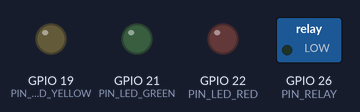
The sketch below on a simulated ESP32. On the bench: switched loads named in the sketch (green lamp = pin HIGH), output pins drawn as LEDs (lit = HIGH). Pins used as bus, display or sensor lines are not drawn; what the sketch prints to the serial monitor is not drawn.

Above: at 0.0 s.
At 0.6 s:
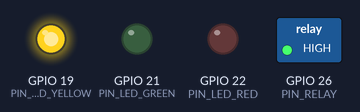
At 4.2 s:
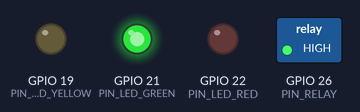
Timing chart, 0 to 5.7 s (numbered marks = the images above):
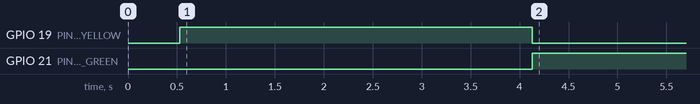

Measured:
- by itself, GPIO 19 (PIN_LED_YELLOW): HIGH → LOW at 4.1 s
- by itself, GPIO 21 (PIN_LED_GREEN): LOW → HIGH at 4.1 s

The sketch:

esp32_cable_fault_system.ino
```cpp
/**
 * ============================================================================
 * PROJECT: ESP32-Based Automated Cable Fault Detection & Localization System
 * ============================================================================
 * Target Microcontroller: ESP32 Dev Board (ESP-WROOM-32 / NodeMCU-32S)
 * Author: Electrical & Electronics Engineering Project Team
 * Reference Schematic: power electronics.jpeg
 * Reference Presentation: presentation_v2.pptx
 *
 * Hardware Pin Mapping:
 *  - GPIO 5  : SPI Chip Select (CS) for MCP4131 Digital Potentiometer
 *  - GPIO 18 : SPI Clock (SCK) for MCP4131
 *  - GPIO 23 : SPI Master-Out-Slave-In (SDI/MOSI) for MCP4131
 *  - GPIO 26 : Relay Control Input (5V Fault Injection Module)
 *  - GPIO 34 : ADC1_CH6 Input (Conditioned Bridge Voltage Vout from LM358N Pin 1)
 *  - GPIO 35 : ADC1_CH7 Input (NTC Thermistor Voltage Divider Node)
 *  - GPIO 21 : Green Status LED (Bridge Balanced / System OK)
 *  - GPIO 22 : Red Status LED (Fault Detected / System Error)
 *  - GPIO 19 : Yellow Status LED (Balancing in Progress / Warning)
 *
 * Communication:
 *  - Serial: 115200 Baud over USB
 *  - Structured CSV Telemetry every 500 ms
 * ============================================================================
 */

#include <Arduino.h>
#include <SPI.h>
#include <math.h>

// ============================================================================
// 1. CONFIGURATION & OPERATING MODE SELECTION
// ============================================================================
// Set to 1 for software simulation (runs without external hardware attached)
// Set to 0 for real physical hardware deployment with ESP32 ADC & MCP4131 SPI
#define SIMULATION_MODE 1

// Serial Baud Rate
const unsigned long SERIAL_BAUD_RATE = 115200;

// Telemetry and Balancing Timing Intervals
const unsigned long TELEMETRY_INTERVAL_MS = 500;  // Telemetry stream period
const unsigned long STEP_INTERVAL_MS      = 60;   // Interval between pot adjustments
const unsigned long BALANCE_TIMEOUT_MS    = 8000; // Maximum time allowed to seek balance

// Pin Definitions
const int PIN_SPI_CS     = 5;   // MCP4131 CS
const int PIN_SPI_SCK    = 18;  // MCP4131 SCK
const int PIN_SPI_MOSI   = 23;  // MCP4131 SDI
const int PIN_RELAY      = 26;  // 5V Relay Fault Injection
const int PIN_ADC_BRIDGE = 34;  // LM358N Pin 1 (Vout)
const int PIN_ADC_NTC    = 35;  // NTC Thermistor Divider
const int PIN_LED_GREEN  = 21;  // Status LED: Balanced / OK
const int PIN_LED_RED    = 22;  // Status LED: Fault / Error
const int PIN_LED_YELLOW = 19;  // Status LED: Searching / Warning

// Cable & Physical Constants
const float DEFAULT_CABLE_LENGTH       = 10.0f;     // Total cable length in metres
const float NOMINAL_CABLE_RESISTANCE   = 1000.0f;   // 10x 100-ohm ladder = 1000 ohms
const float COPPER_ALPHA               = 0.00393f;  // Temperature coefficient (1/°C)
const float REFERENCE_TEMP_C           = 25.0f;     // Reference calibration temperature (°C)
const float BRIDGE_EXCITATION_V        = 3.3f;      // VDD bridge supply voltage
const float R_TOP_BRIDGE               = 1000.0f;   // 1 kOhm precision top arm resistor

// MCP4131 Specifications
const int   MCP4131_STEPS              = 128;       // 7-bit resolution (0 to 128)
const int   POT_MIN                    = 0;
const int   POT_MAX                    = 128;
const float MCP4131_RAB_OHMS           = 10000.0f;  // 10 kOhm end-to-end nominal
const float MCP4131_RWIPER_OHMS        = 75.0f;     // Parasitic wiper resistance

// NTC Thermistor Specifications (10k NTC with 10k Divider)
const float NTC_R0_OHMS                = 10000.0f;  // Resistance at 25°C
const float NTC_T0_KELVIN              = 298.15f;   // 25°C in Kelvin
const float NTC_BETA                   = 3950.0f;   // Beta parameter
const float NTC_R_DIVIDER_OHMS         = 10000.0f;  // Fixed resistor to ground

// Balancing Control Limits
#if SIMULATION_MODE
const float BALANCE_THRESHOLD_V        = 0.050f;    // 50 mV threshold (Presentation Slide 10)
#else
const float BALANCE_THRESHOLD_V        = 0.065f;    // 65 mV threshold on hardware (accounts for 78 ohm pot step width)
#endif
const int   MAX_SEARCH_STEPS           = 200;       // Max adjustment iterations

// ============================================================================
// 2. SYSTEM STATE VARIABLES
// ============================================================================
enum SystemStatus {
  SYS_IDLE,
  SYS_SEARCHING,
  SYS_BALANCED,
  SYS_TIMEOUT_ERROR,
  SYS_SATURATION_ERROR,
  SYS_OUT_OF_RANGE_ERROR
};

SystemStatus currentStatus = SYS_IDLE;

// Simulated Physical Environment (Configurable)
float simulatedCableLength   = DEFAULT_CABLE_LENGTH;
float simulatedFaultDistance = 4.0f;    // Default: tap #4 (40% of cable)
float simulatedFaultResistance = 0.0f;  // Bolted ground fault
float simulatedTemperature   = 28.5f;   // Ambient temperature in °C
bool  simulatedRelayActive   = true;    // Fault injected via relay

// Live Measurement & Derived Variables
int   currentPotPosition     = 0;
int   stepCount              = 0;
float measuredBridgeVoltage  = 0.0f;
float measuredTemperature    = 25.0f;
float calculatedR1           = 1000.0f;
float calculatedR2           = 0.0f;
float estimatedFaultDistance = 0.0f;
float referenceFaultDistance = 4.0f;
float distanceErrorAbs       = 0.0f;
float distanceErrorPct       = 0.0f;
int   bestPotPosition        = 64;
float minAbsBridgeVoltage    = 999.0f;
int   previousPotPosition    = -1;

// Timers
unsigned long lastStepTimestamp      = 0;
unsigned long lastTelemetryTimestamp = 0;
unsigned long balanceStartTimestamp  = 0;

// ============================================================================
// 3. FUNCTION DECLARATIONS
// ============================================================================
void initialiseSystem();
float readBridgeVoltage();
float readTemperature();
bool setMCP4131(int position);
void selectCableTestPath(bool injectFault);
void autoBalanceBridge();
bool calculateFaultDistance();
bool applyTemperatureCompensation(float rawR1, float rawR2, float &compR1, float &compR2);
void sendTelemetry();
void checkSystemErrors();
void updateStatusLeds();
float computePotResistance(int step);
int computeIdealBalanceStep(float targetResistance);

// ============================================================================
// 4. FUNCTION IMPLEMENTATIONS
// ============================================================================

/**
 * Converts MCP4131 wiper step (0-128) into equivalent resistance (POA to Wiper).
 * As wired in the schematic: POA -> Node B, Wiper -> GND.
 * Step 0 = 10k + Rw, Step 128 = 0 + Rw.
 */
float computePotResistance(int step) {
  step = constrain(step, POT_MIN, POT_MAX);
  float ratio = (float)(POT_MAX - step) / (float)POT_MAX;
  return (MCP4131_RAB_OHMS * ratio) + MCP4131_RWIPER_OHMS;
}

/**
 * Calculates the theoretical step needed to match a target resistance.
 */
int computeIdealBalanceStep(float targetResistance) {
  if (targetResistance <= MCP4131_RWIPER_OHMS) return POT_MAX;
  if (targetResistance >= (MCP4131_RAB_OHMS + MCP4131_RWIPER_OHMS)) return POT_MIN;
  float fraction = (targetResistance - MCP4131_RWIPER_OHMS) / MCP4131_RAB_OHMS;
  int step = (int)roundf((1.0f - fraction) * (float)POT_MAX);
  return constrain(step, POT_MIN, POT_MAX);
}

/**
 * System Initialisation: Configures GPIOs, SPI bus, ADC, and initial states.
 */
void initialiseSystem() {
  // Status LEDs
  pinMode(PIN_LED_GREEN, OUTPUT);
  pinMode(PIN_LED_RED, OUTPUT);
  pinMode(PIN_LED_YELLOW, OUTPUT);
  digitalWrite(PIN_LED_GREEN, LOW);
  digitalWrite(PIN_LED_RED, LOW);
  digitalWrite(PIN_LED_YELLOW, LOW);

  // Relay Control Pin
  pinMode(PIN_RELAY, OUTPUT);
  selectCableTestPath(simulatedRelayActive);

  // ADC Inputs
  pinMode(PIN_ADC_BRIDGE, INPUT);
  pinMode(PIN_ADC_NTC, INPUT);
  analogReadResolution(12); // ESP32 12-bit ADC (0 - 4095)

  // SPI Initialisation for MCP4131
  pinMode(PIN_SPI_CS, OUTPUT);
  digitalWrite(PIN_SPI_CS, HIGH); // CS active LOW
  SPI.begin(PIN_SPI_SCK, -1, PIN_SPI_MOSI, PIN_SPI_CS);

  // Set Potentiometer to baseline initial position
  currentPotPosition = 64; // Mid-scale
  setMCP4131(currentPotPosition);

  currentStatus = SYS_IDLE;
  updateStatusLeds();
}

/**
 * Sends a 16-bit command over SPI to set the MCP4131 wiper position.
 * MCP4131 Protocol: Address 0x00 (Volatile Wiper 0) + Command 00 (Write) + Data (0..128)
 */
bool setMCP4131(int position) {
  if (position < POT_MIN || position > POT_MAX) {
    return false;
  }
  currentPotPosition = position;

#if !SIMULATION_MODE
  // Hardware SPI Transfer
  SPI.beginTransaction(SPISettings(1000000, MSBFIRST, SPI_MODE0));
  digitalWrite(PIN_SPI_CS, LOW);
  // Byte 1: Address 0x00 (bits 7-4), Command Write 0b00 (bits 3-2), data MSB (bits 1-0)
  byte cmdByte = 0x00 | ((position >> 8) & 0x01);
  byte dataByte = (byte)(position & 0xFF);
  SPI.transfer(cmdByte);
  SPI.transfer(dataByte);
  digitalWrite(PIN_SPI_CS, HIGH);
  SPI.endTransaction();
#endif

  return true;
}

/**
 * Controls the Fault Injection Relay (GPIO 26).
 */
void selectCableTestPath(bool injectFault) {
  simulatedRelayActive = injectFault;
  // Many 5V relay modules are active-LOW, some active-HIGH. We assert HIGH for active.
  digitalWrite(PIN_RELAY, injectFault ? HIGH : LOW);
}

/**
 * Reads and converts bridge differential voltage.
 * In Simulation Mode: Evaluates the exact physics of the Wheatstone bridge.
 * In Hardware Mode: Reads ADC GPIO 34 (LM358N conditioned difference signal).
 */
float readBridgeVoltage() {
#if SIMULATION_MODE
  // 1. Calculate Cable Resistance with Temperature Drift
  float tempFactor = 1.0f + COPPER_ALPHA * (simulatedTemperature - REFERENCE_TEMP_C);
  float cableNominal = NOMINAL_CABLE_RESISTANCE * tempFactor;

  // 2. Determine Equivalent Cable Resistance to GND based on fault state
  float rCableToGnd;
  if (!simulatedRelayActive) {
    // Healthy cable: Full 1000 ohms to ground
    rCableToGnd = cableNominal;
  } else {
    // Faulted cable at simulatedFaultDistance
    float faultFraction = constrain(simulatedFaultDistance / simulatedCableLength, 0.0f, 1.0f);
    float rFaultSection = faultFraction * cableNominal;
    float rRemaining = (1.0f - faultFraction) * cableNominal;

    // Bottom end is grounded; fault connects to ground via simulatedFaultResistance
    if (simulatedFaultResistance <= 0.001f) {
      rCableToGnd = rFaultSection; // Bolted fault bypasses remaining section
    } else {
      float parallelSection = (simulatedFaultResistance * rRemaining) /
                             (simulatedFaultResistance + rRemaining);
      rCableToGnd = rFaultSection + parallelSection;
    }
  }

  // 3. Node A Voltage: 3.3V * (rCableToGnd / (R_TOP_BRIDGE + rCableToGnd))
  float VA = BRIDGE_EXCITATION_V * (rCableToGnd / (R_TOP_BRIDGE + rCableToGnd));

  // 4. Node B Voltage: 3.3V * (rPot / (R_TOP_BRIDGE + rPot))
  float rPot = computePotResistance(currentPotPosition);
  float VB = BRIDGE_EXCITATION_V * (rPot / (R_TOP_BRIDGE + rPot));

  // 5. Differential Bridge Output (VB - VA)
  float rawDiff = VB - VA;

  // Return theoretical signed differential for simulated null tracking
  return rawDiff;

#else
  // Hardware Mode: Read ESP32 ADC on GPIO 34
  // 12-bit ADC: 0..4095 corresponds to 0..3.3V
  int rawAdc = analogRead(PIN_ADC_BRIDGE);
  float voltage = ((float)rawAdc / 4095.0f) * BRIDGE_EXCITATION_V;
  return voltage;
#endif
}

/**
 * Reads ambient/cable temperature via the NTC Thermistor divider.
 * In Simulation Mode: Returns simulatedTemperature with minor noise.
 * In Hardware Mode: Measures GPIO 35, calculates thermistor resistance and Steinhart-Hart equation.
 */
float readTemperature() {
#if SIMULATION_MODE
  return simulatedTemperature;
#else
  int rawAdc = analogRead(PIN_ADC_NTC);
  if (rawAdc <= 0) return -40.0f;
  if (rawAdc >= 4095) return 125.0f;

  float vNtc = ((float)rawAdc / 4095.0f) * BRIDGE_EXCITATION_V;
  // Divider: 3.3V -> NTC -> GPIO35 -> 10k -> GND
  // vNtc = 3.3 * (10000 / (Rntc + 10000)) => Rntc = 10000 * (3.3 / vNtc - 1)
  if (vNtc <= 0.001f) return 125.0f;
  float rNtc = NTC_R_DIVIDER_OHMS * ((BRIDGE_EXCITATION_V / vNtc) - 1.0f);

  // Steinhart-Hart B-parameter equation:
  // 1/T = 1/T0 + (1/B) * ln(R / R0)
  float steinhart = (1.0f / NTC_T0_KELVIN) + (1.0f / NTC_BETA) * logf(rNtc / NTC_R0_OHMS);
  float tempKelvin = 1.0f / steinhart;
  float tempCelsius = tempKelvin - 273.15f;

  return tempCelsius;
#endif
}

/**
 * Temperature Compensation: Corrects raw conductor resistance to reference 25°C.
 */
bool applyTemperatureCompensation(float rawR1, float rawR2, float &compR1, float &compR2) {
  float tempFactor = 1.0f + COPPER_ALPHA * (measuredTemperature - REFERENCE_TEMP_C);

  if (!isfinite(tempFactor) || tempFactor <= 0.1f || tempFactor >= 2.0f) {
    return false;
  }

  compR1 = rawR1 / tempFactor;
  compR2 = rawR2 / tempFactor;

  return isfinite(compR1) && isfinite(compR2) && compR1 > 0.0f && compR2 > 0.0f;
}

/**
 * Murray-Loop Fault Localization:
 * Evaluates: Lf = (2 * L * R2) / (R1 + R2)
 */
bool calculateFaultDistance() {
  float compR1 = 0.0f;
  float compR2 = 0.0f;

  if (!applyTemperatureCompensation(calculatedR1, calculatedR2, compR1, compR2)) {
    return false;
  }

  float denominator = compR1 + compR2;
  if (denominator <= 0.0f) {
    return false;
  }

  // Murray loop distance calculation
  estimatedFaultDistance = (2.0f * simulatedCableLength * compR2) / denominator;

  // Clamp to valid cable boundary [0, L]
  estimatedFaultDistance = constrain(estimatedFaultDistance, 0.0f, simulatedCableLength);

  // Error metrics
  referenceFaultDistance = simulatedRelayActive ? simulatedFaultDistance : simulatedCableLength;
  distanceErrorAbs = fabsf(estimatedFaultDistance - referenceFaultDistance);

  if (referenceFaultDistance > 0.001f) {
    distanceErrorPct = (distanceErrorAbs / referenceFaultDistance) * 100.0f;
  } else {
    distanceErrorPct = 0.0f;
  }

  return isfinite(estimatedFaultDistance);
}

/**
 * Automatic Bridge Balancing Logic:
 * Uses iterative null-seeking control loop with timeout and convergence detection.
 */
void autoBalanceBridge() {
  if (currentStatus == SYS_BALANCED ||
      currentStatus == SYS_TIMEOUT_ERROR ||
      currentStatus == SYS_SATURATION_ERROR) {
    return;
  }

  currentStatus = SYS_SEARCHING;
  updateStatusLeds();

  measuredBridgeVoltage = readBridgeVoltage();
  float absV = fabsf(measuredBridgeVoltage);

  // Track the minimum voltage step observed
  if (absV < minAbsBridgeVoltage) {
    minAbsBridgeVoltage = absV;
    bestPotPosition = currentPotPosition;
  }

  // Check convergence criterion: |Vout| <= BALANCE_THRESHOLD_V
  if (absV <= BALANCE_THRESHOLD_V) {
    // Bridge equilibrium achieved!
    calculatedR1 = R_TOP_BRIDGE;
    calculatedR2 = computePotResistance(currentPotPosition);

    if (calculateFaultDistance()) {
      currentStatus = SYS_BALANCED;
    } else {
      currentStatus = SYS_OUT_OF_RANGE_ERROR;
    }
    updateStatusLeds();
    return;
  }

  // Check timeout protection
  if ((millis() - balanceStartTimestamp) > BALANCE_TIMEOUT_MS) {
    if (minAbsBridgeVoltage <= (BALANCE_THRESHOLD_V * 1.5f)) {
      // Settle on the closest quantization step
      currentPotPosition = bestPotPosition;
      setMCP4131(currentPotPosition);
      calculatedR1 = R_TOP_BRIDGE;
      calculatedR2 = computePotResistance(currentPotPosition);
      calculateFaultDistance();
      currentStatus = SYS_BALANCED;
    } else {
      currentStatus = SYS_TIMEOUT_ERROR;
    }
    updateStatusLeds();
    return;
  }

  // Check iteration limit
  if (stepCount >= MAX_SEARCH_STEPS) {
    currentStatus = SYS_TIMEOUT_ERROR;
    updateStatusLeds();
    return;
  }

  // Directional step adjustment
  // In our bridge: Vout = VB - VA.
  // Increasing potPosition decreases R_pot, which lowers VB.
  // Decreasing potPosition increases R_pot, which raises VB.
  int nextPotPosition = currentPotPosition;
  if (measuredBridgeVoltage > 0.0f) {
    // VB is too high -> need to lower R_pot -> increase potPosition
    if (currentPotPosition < POT_MAX) {
      nextPotPosition++;
    } else {
      currentStatus = SYS_SATURATION_ERROR;
      updateStatusLeds();
      return;
    }
  } else {
    // VB is too low -> need to raise R_pot -> decrease potPosition
    if (currentPotPosition > POT_MIN) {
      nextPotPosition--;
    } else {
      currentStatus = SYS_SATURATION_ERROR;
      updateStatusLeds();
      return;
    }
  }

  // Bracket / Oscillation Detection: if we bounce back to previous position,
  // we have bracketed the true null between two adjacent steps!
  if (nextPotPosition == previousPotPosition) {
    currentPotPosition = bestPotPosition;
    setMCP4131(currentPotPosition);
    calculatedR1 = R_TOP_BRIDGE;
    calculatedR2 = computePotResistance(currentPotPosition);
    calculateFaultDistance();
    currentStatus = SYS_BALANCED;
    updateStatusLeds();
    return;
  }

  previousPotPosition = currentPotPosition;
  currentPotPosition = nextPotPosition;
  setMCP4131(currentPotPosition);
  stepCount++;
}

/**
 * Checks system state for errors and boundary conditions.
 */
void checkSystemErrors() {
  if (isnan(measuredBridgeVoltage) || isnan(measuredTemperature)) {
    currentStatus = SYS_OUT_OF_RANGE_ERROR;
    updateStatusLeds();
  }
}

/**
 * Updates physical status LEDs based on system state.
 * GPIO 21: Green  (Balanced / Normal)
 * GPIO 22: Red    (Error / Fault Active)
 * GPIO 19: Yellow (Searching / Null Seeking)
 */
void updateStatusLeds() {
  switch (currentStatus) {
    case SYS_BALANCED:
      digitalWrite(PIN_LED_GREEN, HIGH);
      digitalWrite(PIN_LED_RED, LOW);
      digitalWrite(PIN_LED_YELLOW, LOW);
      break;

    case SYS_SEARCHING:
      digitalWrite(PIN_LED_GREEN, LOW);
      digitalWrite(PIN_LED_RED, LOW);
      digitalWrite(PIN_LED_YELLOW, HIGH);
      break;

    case SYS_TIMEOUT_ERROR:
    case SYS_SATURATION_ERROR:
    case SYS_OUT_OF_RANGE_ERROR:
      digitalWrite(PIN_LED_GREEN, LOW);
      digitalWrite(PIN_LED_RED, HIGH);
      digitalWrite(PIN_LED_YELLOW, LOW);
      break;

    case SYS_IDLE:
    default:
      digitalWrite(PIN_LED_GREEN, LOW);
      digitalWrite(PIN_LED_RED, LOW);
      digitalWrite(PIN_LED_YELLOW, LOW);
      break;
  }
}

/**
 * Prints standard CSV telemetry header.
 */
void printCSVHeader() {
  Serial.println(
    "timestamp,bridge_voltage,R1,R2,temperature,"
    "estimated_fault_distance,reference_fault_distance,"
    "distance_error,pot_position,status"
  );
}

/**
 * Transmits structured CSV telemetry record over USB Serial at 115200 baud.
 */
void sendTelemetry() {
  const char* statusStr = "IDLE";
  switch (currentStatus) {
    case SYS_BALANCED:            statusStr = "BALANCED"; break;
    case SYS_SEARCHING:           statusStr = "SEARCHING"; break;
    case SYS_TIMEOUT_ERROR:       statusStr = "TIMEOUT_ERROR"; break;
    case SYS_SATURATION_ERROR:    statusStr = "SATURATION_ERROR"; break;
    case SYS_OUT_OF_RANGE_ERROR:  statusStr = "OUT_OF_RANGE_ERROR"; break;
    default:                      statusStr = "IDLE"; break;
  }

  float r2ToReport = computePotResistance(currentPotPosition);

  Serial.print(millis());
  Serial.print(",");
  Serial.print(measuredBridgeVoltage, 4);
  Serial.print(",");
  Serial.print(calculatedR1, 2);
  Serial.print(",");
  Serial.print(r2ToReport, 2);
  Serial.print(",");
  Serial.print(measuredTemperature, 2);
  Serial.print(",");
  Serial.print(estimatedFaultDistance, 3);
  Serial.print(",");
  Serial.print(referenceFaultDistance, 3);
  Serial.print(",");
  Serial.print(distanceErrorAbs, 3);
  Serial.print(",");
  Serial.print(currentPotPosition);
  Serial.print(",");
  Serial.println(statusStr);
}

// ============================================================================
// 5. ARDUINO SETUP & LOOP
// ============================================================================

void setup() {
  Serial.begin(SERIAL_BAUD_RATE);
  delay(500);

  Serial.println();
  Serial.println("# ========================================================");
  Serial.println("# ESP32 Cable Fault Detection & Localization System");
#if SIMULATION_MODE
  Serial.println("# MODE: SOFTWARE SIMULATION (Mathematical Physics Model)");
#else
  Serial.println("# MODE: PHYSICAL HARDWARE (Live ADC, SPI, Relay & LEDs)");
#endif
  Serial.println("# Telemetry: 115200 Baud, 500 ms Interval");
  Serial.println("# ========================================================");

  initialiseSystem();
  measuredTemperature = readTemperature();
  measuredBridgeVoltage = readBridgeVoltage();

  // Print telemetry CSV Header for LabVIEW and Dashboard
  printCSVHeader();

  // Initiate automatic balancing sequence
  currentStatus = SYS_SEARCHING;
  stepCount = 0;
  balanceStartTimestamp = millis();
  updateStatusLeds();
}

void loop() {
  unsigned long currentMillis = millis();

  // 1. Periodic Bridge Balancing Step
  if (currentStatus == SYS_SEARCHING &&
      (currentMillis - lastStepTimestamp >= STEP_INTERVAL_MS)) {
    lastStepTimestamp = currentMillis;
    autoBalanceBridge();
  }

  // 2. Periodic Telemetry Transmission
  if (currentMillis - lastTelemetryTimestamp >= TELEMETRY_INTERVAL_MS) {
    lastTelemetryTimestamp = currentMillis;
    measuredTemperature = readTemperature();
    measuredBridgeVoltage = readBridgeVoltage();
    checkSystemErrors();
    sendTelemetry();
  }
}
```
